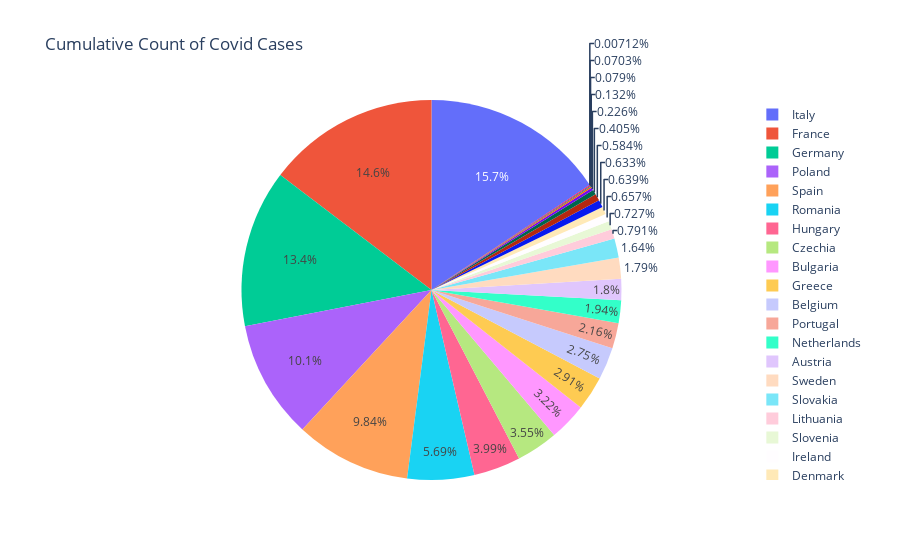

Here is the notebook cell this chart was saved with:
### Code cell
lastweek = df.loc[df['year_week']=='2022-47'].loc[df['indicator']=='deaths']
lastweek = lastweek.loc[lastweek.country != 'EU/EEA (total)']
fig = px.pie(lastweek['country'], values=lastweek['cumulative_count'], names=lastweek['country'].unique(), title='Cumulative Count of Covid Cases')
fig.show()

### Figure 1 — Plotly figure (JSON) as saved in the notebook; plotly's stock layout.template omitted (floating-point values rounded to 4 significant figures)
{"data": [{"domain": {"x": [0, 1], "y": [0, 1]}, "hovertemplate": "label=%{label}<br>value=%{value}<extra></extra>", "labels": ["Austria", "Belgium", "Bulgaria", "Croatia", "Cyprus", "Czechia", "Denmark", "Estonia", "Finland", "France", "Germany", "Greece", "Hungary", "Iceland", "Ireland", "Italy", "Latvia", "Liechtenstein", "Lithuania", "Luxembourg", "Malta", "Netherlands", "Norway", "Poland", "Portugal", "Romania", "Slovakia", "Slovenia", "Spain", "Sweden"], "legendgroup": "", "name": "", "showlegend": true, "type": "pie", "values": [21273, 32489, 37973, 4785, 1553, 41876, 7549, 2663, 7470, 172932, 158266, 34328, 47106, null, 7752, 185022, 6897, 84, 9344, 933, 830, 22908, null, 118699, 25476, 67135, 19382, 8579, 116163, 21087]}], "layout": {"legend": {"tracegroupgap": 0}, "title": {"text": "Cumulative Count of Covid Cases"}}}
